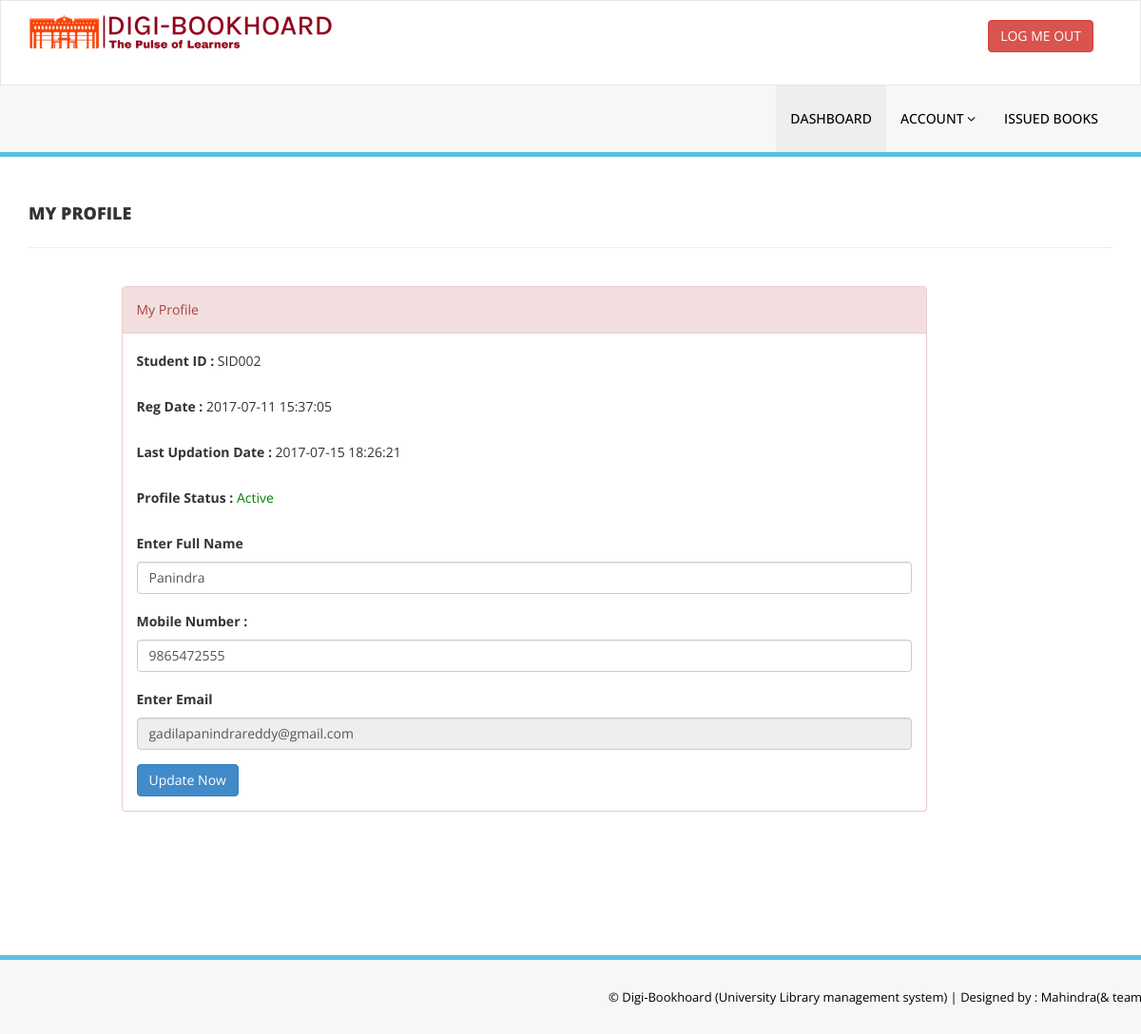
Screenshot of /my-profile.php (signed in) with the database file from the repository.
### tables this page shows
CREATE TABLE `tblstudents` (
  `id` int(11) NOT NULL,
  `StudentId` varchar(100) DEFAULT NULL,
  `FullName` varchar(120) DEFAULT NULL,
  `EmailId` varchar(120) DEFAULT NULL,
  `MobileNumber` char(11) DEFAULT NULL,
  `Password` varchar(120) DEFAULT NULL,
  `Status` int(1) DEFAULT NULL,
  `RegDate` timestamp NULL DEFAULT CURRENT_TIMESTAMP,
  `UpdationDate` timestamp NULL DEFAULT NULL ON UPDATE CURRENT_TIMESTAMP
);

### my-profile.php (the view, shortened to what this page needs)
<?php
include('includes/config.php');
if (strlen($_SESSION['login']) == 0) {
    header('location:index.php');
} else {
?>
    <!DOCTYPE html>
    <html xmlns="http://www.w3.org/1999/xhtml">
    <head>
        <link href="assets/css/bootstrap.css" rel="stylesheet" />
        <link href="assets/css/font-awesome.css" rel="stylesheet" />
        <link href="assets/css/style.css" rel="stylesheet" />
    </head>
    <body>
        <?php include('includes/header.php'); ?>
        <div class="content-wrapper">
            <div class="container">
                <div class="row pad-botm">
                    <div class="col-md-12">
                        <h4 class="header-line">My Profile</h4>
                    </div>
                </div>
                <div class="row">
                    <div class="col-md-9 col-md-offset-1">
                        <div class="panel panel-danger">
                            <div class="panel-heading">
                                My Profile
                            </div>
                            <div class="panel-body">
                                <form name="signup" method="post">
                                    <?php
                                    $sid = $_SESSION['stdid'];
                                    $sql = "SELECT StudentId,FullName,EmailId,MobileNumber,RegDate,UpdationDate,Status from  tblstudents  where StudentId=:sid ";
                                    $query = $pdo->prepare($sql);
                                    $query->bindParam(':sid', $sid, PDO::PARAM_STR);
                                    $query->execute();
                                    $results = $query->fetchAll(PDO::FETCH_OBJ);
                                    if ($query->rowCount() > 0) {
                                        foreach ($results as $result) {               ?>
                                            <div class="form-group">
                                                <label>Student ID : </label>
                                                <?php echo htmlentities($result->StudentId); ?>
                                            </div>
                                            <div class="form-group">
                                                <label>Reg Date : </label>
                                                <?php echo htmlentities($result->RegDate); ?>
                                            </div>
                                            <?php if ($result->UpdationDate != "") { ?>
                                                <div class="form-group">
                                                    <label>Last Updation Date : </label>
                                                    <?php echo htmlentities($result->UpdationDate); ?>
                                                </div>
                                            <?php } ?>
                                            <div class="form-group">
                                                <label>Profile Status : </label>
                                                <?php if ($result->Status == 1) { ?>
                                                    <span style="color: green">Active</span>
                                                <?php } else { ?>
                                                    <span style="color: red">Blocked</span>
                                                <?php } ?>
                                            </div>
                                            <div class="form-group">
                                                <label>Enter Full Name</label>
                                                <input class="form-control" type="text" name="fullanme" value="<?php echo htmlentities($result->FullName); ?>" autocomplete="off" required />
                                            </div>
                                            <div class="form-group">
                                                <label>Mobile Number :</label>
                                                <input class="form-control" type="text" name="mobileno" maxlength="10" value="<?php echo htmlentities($result->MobileNumber); ?>" autocomplete="off" required />
                                            </div>
                                            <div class="form-group">
                                                <label>Enter Email</label>
                                                <input class="form-control" type="email" name="email" id="emailid" value="<?php echo htmlentities($result->EmailId); ?>" autocomplete="off" required readonly />
                                            </div>
                                    <?php }
                                    } ?>
                                    <button type="submit" name="update" class="btn btn-primary" id="submit">Update Now </button>
                                </form>
                            </div>
                        </div>
                    </div>
                </div>
            </div>
        </div>
        <?php include('includes/footer.php'); ?>
    </body>
    </html>
<?php } ?>

### assets/css/style.css (style rules this page uses)
.content-wrapper { margin-top: 40px; min-height:800px; padding-bottom:90px; }
.header-line { font-weight:900; padding-bottom:25px; border-bottom:1px solid #eeeeee; text-transform:uppercase; }
.pad-botm { padding-bottom:30px; }

### rows the page displays
tblstudents: StudentId "SID002", RegDate "2017-07-11 15:37:05", UpdationDate "2017-07-15 18:26:21", Status "Active", fullanme "Panindra", mobileno "9865472555", email "gadilapanindrareddy@gmail.com"
